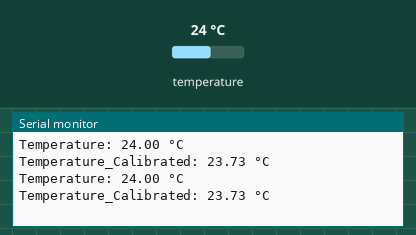
Bench run of a sketch on a simulated Arduino Uno, built with avr-gcc and run on an emulated ATmega328P. Shown: the last lines printed to the serial monitor. Inputs (shaded band) come from the test bench; at power-on: temperature 24 °C.

Above: at 3.3 s.
3.4 s: temperature set to 12 °C
At 5.5 s:
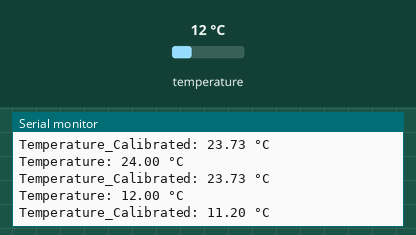
5.9 s: temperature set to 19 °C
At 7.0 s:
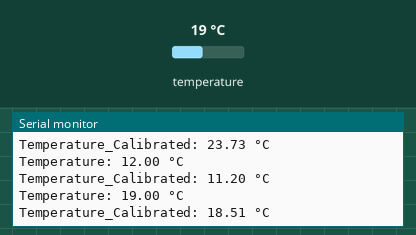
Timing chart, 0 to 8.9 s (numbered marks = the images above; inputs shaded):
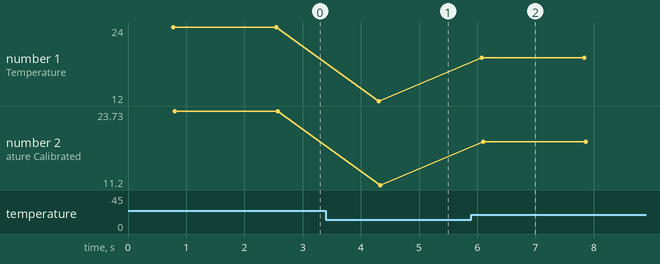

Measured:
- after the input at 3.4 s, the serial monitor: prints a new line after 0.91 s (image 1)
- after the input at 5.9 s, the serial monitor: prints a new line after 0.18 s (image 2)
- plotted number 1: 24 → 12 after the input at 3.4 s, 12 → 19 after the input at 5.9 s
- plotted number 2: 23.73 → 11.2 after the input at 3.4 s, 11.2 → 18.51 after the input at 5.9 s

The sketch:

Full_Waterproof_01.ino
```cpp
// --- เรียกผู้ช่วย (Libraries) ---
// เราต้องเรียกผู้ช่วย 2 ตัวเข้ามาในโปรเจกต์นี้
// 1. OneWire: เป็นเหมือน "ล่าม" ที่เข้าใจ "ภาษา" การสื่อสารแบบสายเส้นเดียว
// 2. DallasTemperature: เป็น "ผู้เชี่ยวชาญ" ที่รู้วิธีคุยกับเซ็นเซอร์ "เรื่องอุณหภูมิ" โดยเฉพาะ
#include <OneWire.h>
#include <DallasTemperature.h>

// --- ตั้งค่าฮาร์ดแวร์ ---
// กำหนด "บ้านเลขที่" หรือก็คือขาบนบอร์ด Arduino ที่เราต่อสาย DATA ของเซ็นเซอร์ไว้
// ถ้าเราเปลี่ยนไปเสียบขาอื่น ก็ต้องมาแก้เลขตรงนี้ด้วยนะ
#define ONE_WIRE_BUS 32
const float alpha =  1.0444 ; // Slope from Excel
const float beta = -1.3354; // Offset from Excel

// --- เตรียมเครื่องมือให้พร้อมทำงาน ---S
// สร้าง "ตัวละคร" ขึ้นมา 2 ตัว
// 1. oneWire: จะเป็นคนคุมการสื่อสารบนขาที่เราเพิ่งกำหนดไป
// 2. sensors: คือผู้เชี่ยวชาญด้านอุณหภูมิ ที่เราสั่งให้ไปทำงานผ่าน oneWire อีกที
OneWire oneWire(ONE_WIRE_BUS);
DallasTemperature sensors(&oneWire);


// ฟังก์ชัน setup() จะทำงานแค่ "ครั้งเดียว" ตอนเปิดเครื่องหรือกดรีเซ็ต
void setup() {
  // เปิดหน้าต่างแชท (Serial Monitor) ที่ความเร็ว 9600 เพื่อให้เราดูผลลัพธ์บนคอมพิวเตอร์ได้
  Serial.begin(9600);

  // สั่งให้ผู้เชี่ยวชาญของเรา (sensors) เริ่มต้นเตรียมพร้อมทำงาน
  sensors.begin();
}


// ฟังก์ชัน loop() คือหัวใจของโปรแกรม จะทำงาน "วนซ้ำไปเรื่อยๆ" ไม่มีวันหยุด
void loop() {
  // 1. สั่งให้เซ็นเซอร์เริ่มวัดอุณหภูมิ
  // เราตะโกนบอกเซ็นเซอร์ว่า "เฮ้! ช่วยวัดอุณหภูมิปัจจุบันให้หน่อย"
  // คำสั่งนี้ยังไม่ได้ค่ากลับมานะ แค่สั่งให้มันเริ่มทำงานเฉยๆ
  sensors.requestTemperatures();

  // 2. เดินไปเก็บผลลัพธ์
  // เราขอค่าอุณหภูมิเป็น "องศาเซลเซียส" จากเซ็นเซอร์ตัวแรกในสาย (คำว่า ByIndex(0) หมายถึงตัวแรกสุด)
  // แล้วเก็บค่าที่ได้ไว้ในตัวแปรชื่อ tempC
  float tempC = sensors.getTempCByIndex(0);

  // 3. ตรวจสอบค่าที่ได้มาก่อนใช้งาน
  // บางทีเซ็นเซอร์อาจจะหลุดหรือเสีย มันจะส่งค่าพิเศษ (-127) กลับมา
  // เราเลยต้องเช็คก่อนว่าค่าที่ได้มาไม่ใช่ค่า error นะ
  if (tempC != DEVICE_DISCONNECTED_C) {
    // ถ้าทุกอย่างเรียบร้อยดี ก็แสดงผลอุณหภูมิที่อ่านได้
    Serial.print("Temperature: ");
    Serial.print(tempC);
    Serial.println(" °C");
    float calibrated_tempC = (alpha*tempC) + beta ;
    Serial.print("Temperature_Calibrated: ");
    Serial.print(calibrated_tempC);
    Serial.println(" °C");
  } else {
    // แต่ถ้าค่าที่ได้มันคือค่า error เราก็จะแสดงข้อความบอกปัญหาแทน
    Serial.println("Error: Could not read temperature data");
  }

  // 4. พักหายใจสักครู่
  // หน่วงเวลา 1 วินาที (1000 มิลลิวินาที) ก่อนจะเริ่มทำงานในลูปนี้อีกครั้ง
  // เพื่อไม่ให้ข้อมูลมันวิ่งเร็วเกินไปจนเราอ่านไม่ทัน
  delay(1000);
}
```
